Frame 1 (no input): blank canvas, image omitted
Frame 60 (the mouse pressed at the canvas centre just before this capture): blank canvas, image omitted
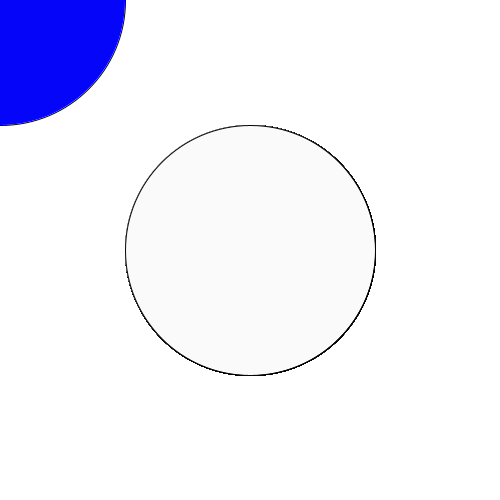
Frame 120 (the mouse held since frame 60 and released just before this capture)

The Processing sketch whose frames 1 and 60 were blank and that drew this single picture after the mouse press (run headless with seeded random() and noise(); from frame 60 on, the mouse is pressed at the canvas centre):

// Processing sketch: processing_51411
// ── processing_51411.pde

void setup() {
  size(500, 500);
  background(255);
  smooth();
}

void draw() {
  fill(pmouseX, pmouseY, mouseX, mouseY);
  stroke(5);
  abs(mouseX-pmouseX);
  ellipse(pmouseX, pmouseY, mouseX, mouseY);
}

void mousePressed() {
  fill(198,32,143);
  abs(mouseX-pmouseX);
  rect(pmouseX, pmouseY, mouseX, mouseY);
}

void keyPressed() {
  background(255);
}
